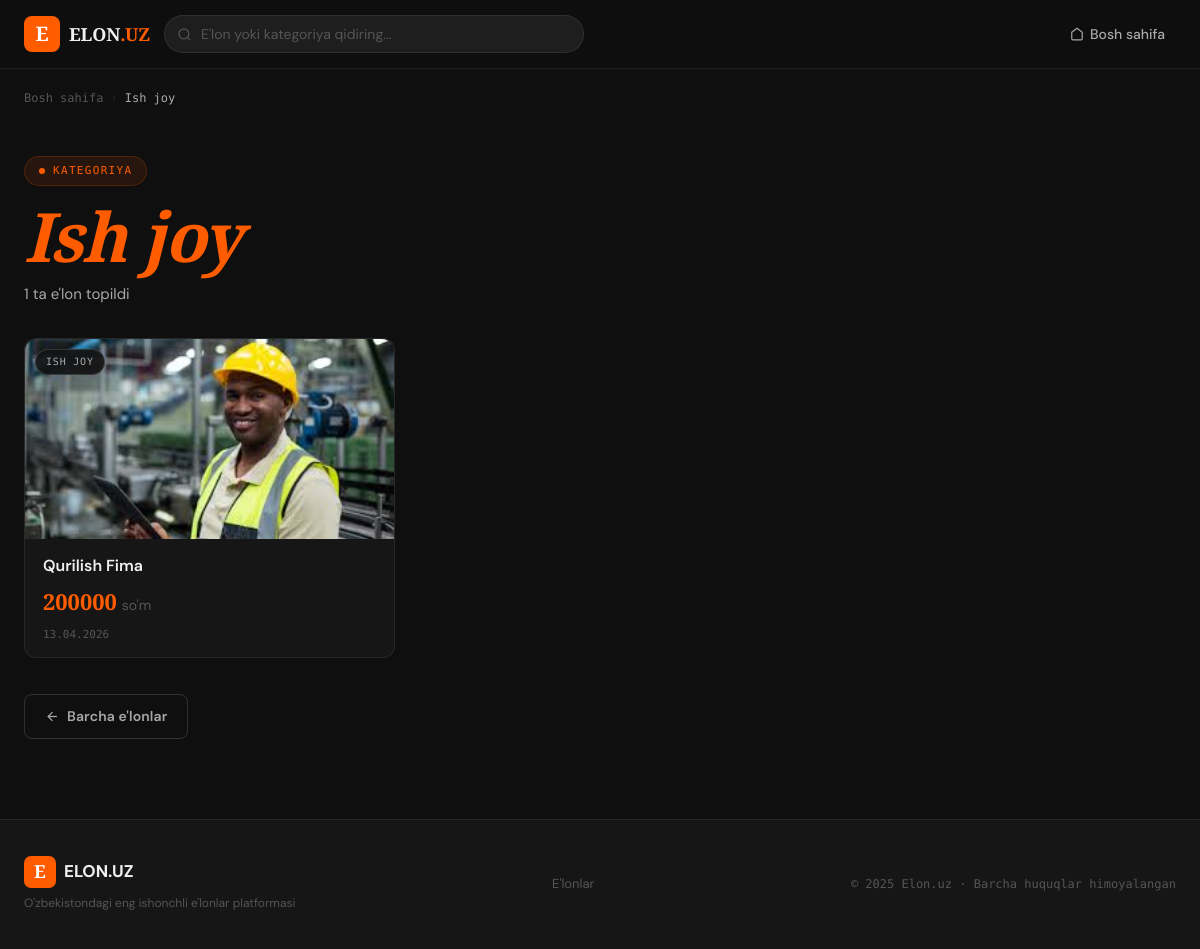
The app's page /category/4/ with its own data.
### olxapp/models.py (models this page shows, shortened)
class Category(models.Model):
    name = models.CharField(max_length=100, unique=True, verbose_name='Bolim nomi')
    description = models.CharField(default='', max_length=40, validators=[validate_description], verbose_name='Tavsif')
    class Meta:
        verbose_name = 'Bolim'
        verbose_name_plural = 'Bolimlar'
        ordering = ("name",)

class Advertisement(models.Model):
    advertisters = models.ManyToManyField(Advertister, related_name='advertister', verbose_name='Elon joylovchi')
    region = models.ForeignKey(Region, on_delete=models.SET_NULL, null=True, blank=True, verbose_name='Joylashuv')
    category = models.ForeignKey(Category, on_delete=models.CASCADE, verbose_name='Bolim')
    title = models.CharField(max_length=200, verbose_name='Nomi')
    description = models.TextField(verbose_name='Izoh')
    price = models.DecimalField(max_digits=10, decimal_places=2, verbose_name='Narxi')
    image = models.ImageField(upload_to='images/', verbose_name='Rasm', null=True, blank=True)
    video = models.FileField(upload_to='video/', verbose_name='Video', null=True, blank=True)
    create_at = models.DateTimeField(auto_now_add=True)
    class Meta:
        verbose_name = 'Elon'
        verbose_name_plural = 'Elonlar'
        ordering = ('title', '-create_at')

### olxapp/views.py (the view)
# urls.py: path('category/<int:category_id>/', views.ad_by_category, name='advens_by_category'),
def ad_by_category(request: HttpRequest, category_id):
    category = Category.objects.get(id=category_id)
    ad = Advertisement.objects.filter(category=category)
    context = {
        'category': category,
        'ad': ad
    }
    return render(request, 'olxapp/advens_by_category.html', context)

### olxapp/templates/olxapp/advens_by_category.html (shortened to what this page needs)
{% extends 'base.html' %}
{% block content %}
<div class="container">
  <nav class="breadcrumb anim-fade">
    <a href="{% url 'home' %}">Bosh sahifa</a>
    <span class="sep">›</span>
    <span class="cur">{{ category.name }}</span>
  </nav>
  <div class="hero anim-up">
    <div class="hero-eyebrow">Kategoriya</div>
    <h1 class="hero-title"><em>{{ category.name }}</em></h1>
    <p class="hero-sub">{{ ad|length }} ta e'lon topildi</p>
  </div>
  {% if ad %}
  <div class="ads-grid">
    {% for item in ad %}
    <article class="card anim-up d{{ forloop.counter|default:1 }}">
      <a href="{% url 'advens' item.id %}">
        <div class="ad-img-wrap">
          {% if item.image %}
            <img src="{{ item.image.url }}" alt="{{ item.title }}" class="ad-img" loading="lazy">
          {% else %}
            <div class="ad-no-img">
              <svg width="40" height="40" viewBox="0 0 24 24" fill="none" stroke="currentColor" stroke-width="1" opacity="0.2"><rect x="3" y="3" width="18" height="18" rx="2"/><circle cx="9" cy="9" r="2"/><path d="m21 15-3.086-3.086a2 2 0 0 0-2.828 0L6 21"/></svg>
            </div>
          {% endif %}
          <div class="ad-badge">{{ item.category.name }}</div>
        </div>
        <div class="ad-body">
          <div class="ad-title">{{ item.title }}</div>
          <div class="ad-price">{{ item.price|floatformat:0 }} <small>so'm</small></div>
          <div class="ad-date">{{ item.create_at|date:"d.m.Y" }}</div>
        </div>
      </a>
    </article>
    {% endfor %}
  </div>
  {% endif %}
  <div style="padding-top:36px;">
    <a href="{% url 'home' %}" class="btn btn-outline">
      <svg width="15" height="15" viewBox="0 0 24 24" fill="none" stroke="currentColor" stroke-width="2"><line x1="19" y1="12" x2="5" y2="12"/><polyline points="12 19 5 12 12 5"/></svg>
      Barcha e'lonlar
    </a>
  </div>
</div>
{% endblock %}

### templates/components/_link.html (style rules this page uses)
*, *::before, *::after { box-sizing: border-box; margin: 0; padding: 0; }
html { scroll-behavior: smooth; }
:root { --bg: #0f0f0f; --bg2: #161616; --bg3: #1e1e1e; --border: rgba(255, 255, 255, 0.08); --border2: rgba(255, 255, 255, 0.14); --accent: #FF5C00; --accent2: #FF8A3D; --accentbg: rgba(255, 92, 0, 0.1); --gold: #F5C842; --goldbg: rgba(245, 200, 66, 0.1); --green: #22C55E; --text: #F0F0F0; --text2: #A8A8A8; --text3: #555; --r: 12px; --r-sm: 8px; --r-xs: 6px; --shadow: 0 8px 40px rgba(0, 0, 0, 0.5); --t: 0.2s; --ease: cubic-bezier(0.4, 0, 0.2, 1); }
body { background: var(--bg); color: var(--text); font-family: 'DM Sans', sans-serif; font-size: 15px; line-height: 1.6; min-height: 100vh; overflow-x: hidden; -webkit-font-smoothing: antialiased; }
a { color: inherit; text-decoration: none; }
img { max-width: 100%; display: block; }
.container { max-width: 1280px; margin: 0 auto; padding: 0 24px; }
.btn { display: inline-flex; align-items: center; justify-content: center; gap: 7px; padding: 10px 20px; border-radius: var(--r-sm); font-size: 14px; font-weight: 600; border: none; transition: all var(--t) var(--ease); white-space: nowrap; cursor: pointer; letter-spacing: 0.01em; }
.btn-outline { background: transparent; color: var(--text2); border: 1px solid var(--border2); }
.card { background: var(--bg2); border: 1px solid var(--border); border-radius: var(--r); overflow: visible; transition: transform var(--t) var(--ease), border-color var(--t), box-shadow var(--t); position: relative; }
.ad-img-wrap { position: relative; height: 200px; overflow: hidden; background: var(--bg3); border-radius: var(--r) var(--r) 0 0; }
.ad-img { width: 100%; height: 100%; object-fit: cover; transition: transform 0.5s var(--ease); }
.ad-badge { position: absolute; top: 10px; left: 10px; background: rgba(15, 15, 15, 0.85); backdrop-filter: blur(8px); border: 1px solid var(--border2); color: var(--text2); font-family: 'DM Mono', monospace; font-size: 10px; text-transform: uppercase; padding: 4px 10px; border-radius: 100px; letter-spacing: 0.08em; }
.ad-body { padding: 16px 18px 14px; }
.ad-title { font-family: 'DM Sans', sans-serif; font-weight: 600; font-size: 16px; line-height: 1.35; margin-bottom: 8px; display: -webkit-box; -webkit-box-orient: vertical; overflow: hidden; }
.ad-price { font-family: 'Playfair Display', serif; font-weight: 700; font-size: 22px; color: var(--accent); display: flex; align-items: baseline; gap: 5px; }
.ad-price small { font-size: 14px; font-weight: 400; font-family: 'DM Sans', sans-serif; color: var(--text3); }
.ad-date { font-family: 'DM Mono', monospace; font-size: 11px; color: var(--text3); margin-top: 6px; }
.ads-grid { display: grid; grid-template-columns: repeat(auto-fill, minmax(280px, 1fr)); gap: 20px; }
.hero { padding: 48px 0 32px; }
.hero-eyebrow { display: inline-flex; align-items: center; gap: 8px; font-family: 'DM Mono', monospace; font-size: 11px; text-transform: uppercase; letter-spacing: 0.12em; color: var(--accent); background: var(--accentbg); border: 1px solid rgba(255, 92, 0, 0.2); padding: 5px 14px; border-radius: 100px; margin-bottom: 16px; }
.hero-eyebrow::before { content: ''; width: 6px; height: 6px; border-radius: 50%; background: var(--accent); flex-shrink: 0; }
.hero-title { font-family: 'Playfair Display', serif; font-weight: 900; font-size: clamp(38px, 6vw, 68px); line-height: 1.0; letter-spacing: -0.02em; }
.hero-title em { color: var(--accent); font-style: italic; }
.hero-sub { color: var(--text2); font-size: 15px; margin-top: 12px; }
.breadcrumb { display: flex; align-items: center; gap: 7px; font-family: 'DM Mono', monospace; font-size: 12px; color: var(--text3); padding: 20px 0 0; }
.breadcrumb a { transition: color var(--t); }
.breadcrumb .sep { opacity: 0.35; }
.breadcrumb .cur { color: var(--text2); }
.anim-up { animation: fadeUp 0.45s cubic-bezier(0.4, 0, 0.2, 1) both; }
.anim-fade { animation: fadeIn 0.35s ease both; }
.d1 { animation-delay: 0.05s; }

### records on screen
Category: name "Ish joy"
Advertisement: image (picture), category.name "ISH JOY", title "Qurilish Fima", price "200000", create_at "13.04.2026"

### other values on screen
{{ ad|length }} "1"
